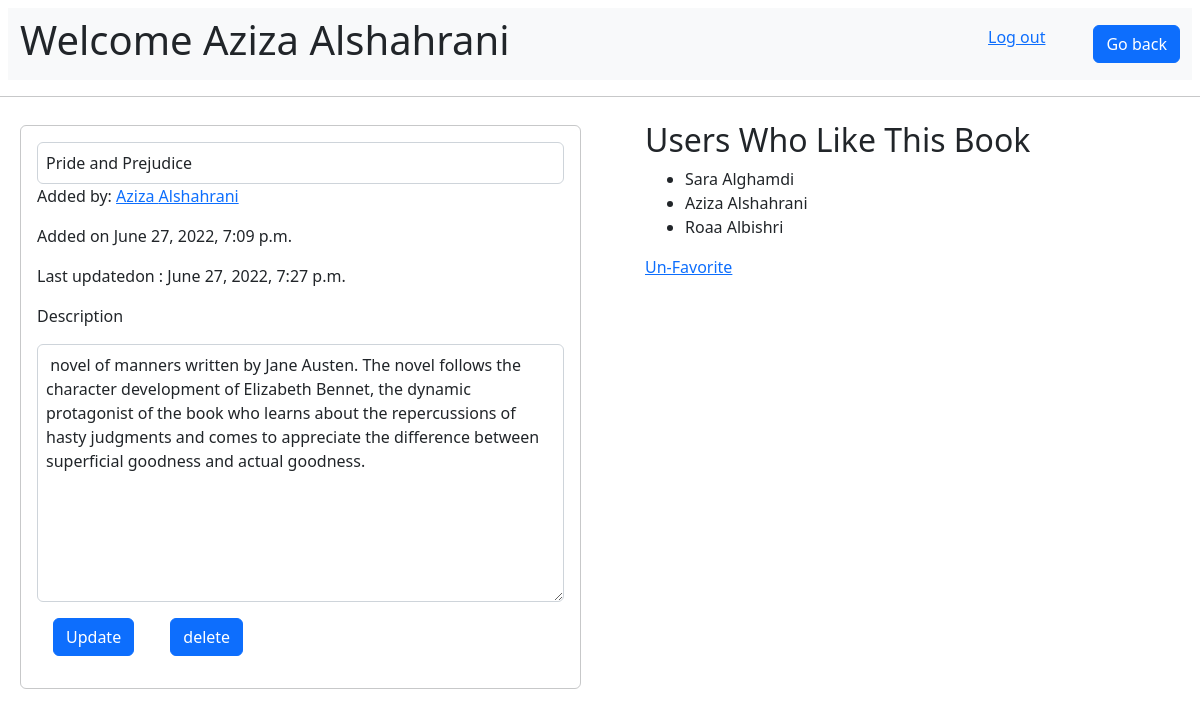
The page /books/16 (signed in) on the database its author committed.
### main/models.py (models this page shows)
class Users(models.Model):
    fname = models.CharField(max_length=255)
    lname = models.CharField(max_length=255)
    email= models.EmailField(max_length=255)
    password = models.CharField(max_length=255)
    createdAt =models.DateTimeField(auto_now_add = True)
    updatedAt = models.DateTimeField(auto_now= True)
    objects = UserManager()

class Books(models.Model):
    title=models.CharField(max_length=55)
    desc=models.TextField()
    uplodedBy =models.ForeignKey(Users, related_name="books_uploaded", on_delete = models.CASCADE)
    userLikes = models.ManyToManyField(Users, related_name="liked_books")
    createdAt =models.DateTimeField(auto_now_add = True)
    updatedAt = models.DateTimeField(auto_now= True)
    objects = BookManager()

### main/views.py (the view)
# urls.py: path('books/<int:_id>', views.bookPage),
def bookPage(request, _id):
    if not 'currntUser' in request.session:
        return redirect('/')
    context = {
        "user": Users.objects.get(id=request.session['currntUser']),
        "book": Books.objects.get(id=_id)
    }
    return render(request, 'Bookdetails.html', context)

### main/templates/Bookdetails.html (shortened to what this page needs)
<!DOCTYPE html>
<html lang="en">
<head>
    {% load static %}
    <link rel="stylesheet" href="{% static 'css/bootstrap.rtl.min.css' %}">
</head>
<body>
    <div>
        <nav class="navbar navbar-expand-lg m-2 bg-light">
            <div class="container-fluid">
                <h1>Welcome {{user.fname}} {{user.lname}}</h1>
                <div class="nav justify-content-end">
                    <a   class="ms-5" href="/logout">Log out</a>
                    <a class="btn btn-primary" href="/books" role="button">Go back</a>
                </div>
            </div>
        </nav>
        <hr>
        <div class="row m-2 p-2">
            <div class="col m-1 p-3 border-opacity-25 rounded border border-dark " >
                <form action="/update/{{book.id}}" method="post">
                {%if user.id == book.uplodedBy.id %}
                <input class=" p-2  form-control " type="text" name="title" value="{{book.title}}" >
                {%else%}
                    <p>{{book.title}}</p>
                    {% endif %}
                    <p>
                        Added by: <a href="#"> {{book.uplodedBy.fname}} {{book.uplodedBy.lname}} </a>
                    </p>
                <p>
                    Added on {{book.createdAt}}
                </p>
                <p>
                    Last updatedon : {{book.updatedAt}}
                </p>
                <div>
                    <p>Description</p>
                    {% if user.id == book.uplodedBy.id%}
                    <textarea class=" p-2  form-control " name="desc" cols="30" rows="10">{{book.desc}}</textarea>
                    <button type="submit" class="btn btn-primary m-3">Update</button>
                    <a class="btn btn-primary m-3" href="/del/{{book.id}}">delete</a>
                    {%else%}
                    {{book.desc}}
                    {%endif%}
                </div>
                </form>
            </div>
            <div class="col me-5">
                    <h2>Users Who Like This Book</h2>
                    <ul>
                        {% for user in book.userLikes.all %}
                        <li>
                            {{user.fname}} {{user.lname}}
                        </li>
                        {% endfor %}
                        </ul>
                        {% if user in book.userLikes.all %}
                        <a href="/bookUnliked/{{book.id}}">Un-Favorite</a>
                        {% else %}
                            <a href="/bookLiked/{{book.id}}">Add to Favorites</a>
                        {% endif %}
            </div>
        </div>
    </div>
</body>
</html>

### rows shown on the page
Users: fname "Aziza", lname "Alshahrani"
Books: title "Pride and Prejudice", uplodedBy.fname "Aziza", uplodedBy.lname "Alshahrani", createdAt "June 27, 2022, 7:09 p.m.", updatedAt "June 27, 2022, 7:27 p.m.", desc "novel of manners written by Jane Austen. The novel follows the character development of Elizabeth Bennet, the dynamic protagonist of the book who learns about the repercussions of hasty judgments and comes to appreciate the difference between superficial goodness and actual goodness."
Users: fname "Sara", lname "Alghamdi"
Users: fname "Roaa", lname "Albishri"
